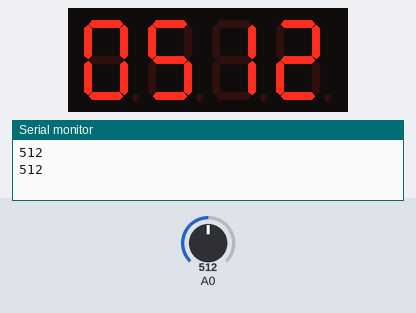
Simulated run of this sketch. Board: Arduino Uno, built with avr-gcc and run on an emulated ATmega328P. Parts: 4-digit seven-segment display, the last lines printed to the serial monitor. Wiring (inferred from the names in the program): 4-digit 7-segment display, segments lit when HIGH: segments pin 2, pin 3, pin 4, pin 5, pin 6, pin 7, pin 8, pin 9; digit selects pin 13, pin 12, pin 11, pin 10. The inputs (shaded band) are chosen by the test bench; at power-on: A0 = 512. The segment pins are drawn as the display they are named for.

Above: at 1.5 s.
1.6 s: A0 set to 306
At 2.9 s:
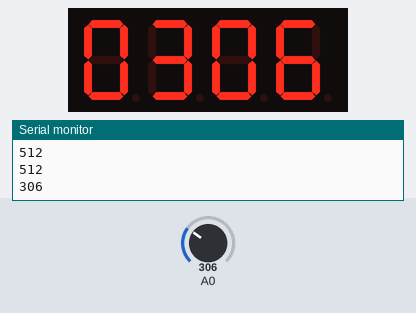
3.9 s: A0 set to 716
At 7.0 s:
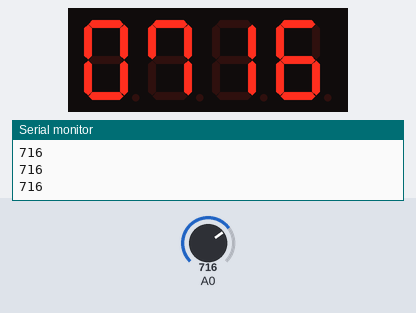
7.5 s: A0 set to 1023
At 10.6 s:
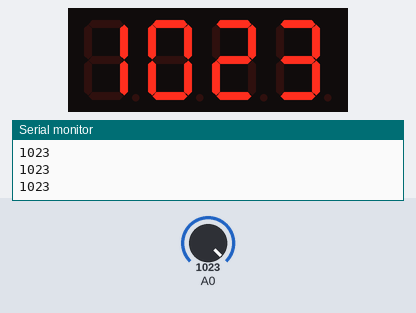
10.9 s: A0 set to 511
At 14.2 s:
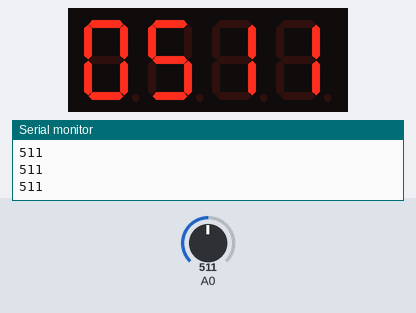
14.5 s: A0 set to 0
At 16.0 s:
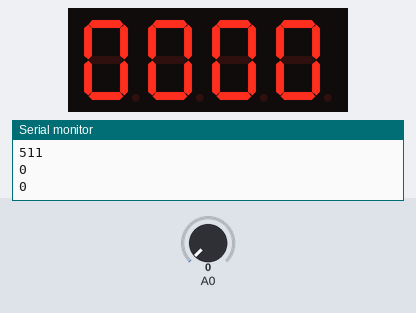
16.3 s: A0 set to 18
At 38.5 s:
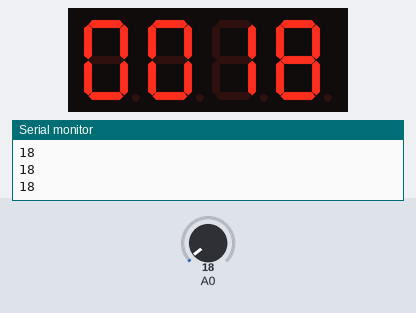

The sketch:

4lettersegment.ino
```cpp
int segPin[8] = {2, 3, 4, 5, 6, 7, 8, 9};
int digPin[4] = {13, 12, 11, 10};
int delayTime = 3;
byte Numbers[10] = {0b11111100, 0b01100000, 0b11011010, 0b11110010, 0b01100110,
0b10110110, 0b10111110, 0b11100100, 0b11111110, 0b11110110};
void displayNumber(int pos, int n) {
// 출력할 자리 찾기
  for (int i=0; i<4; i++) {
    if (digPin[i] == pos) {
      digitalWrite(digPin[i], LOW);
    }
    else {
      digitalWrite(digPin[i], HIGH);
    }
  }
// 8개 세그먼트를 제어해서 원하는 숫자 출력
  for(int i = 0; i < 8; i++){
    byte segment = (Numbers[n] & (0x01 << i)) >> i;
    if(segment == 1){
      digitalWrite(segPin[7 - i], HIGH);
    }
    else {
      digitalWrite(segPin[7 - i], LOW);
    }
  }
  delay(delayTime);
}
void setup() {
  Serial.begin(9600);
  for(int i=0; i<4; i++) {
    pinMode(digPin[i], OUTPUT);
  }
  for(int i=0; i<8; i++) {
    pinMode(segPin[i], OUTPUT);
  }
}
void clearLEDs() {
  for(int i=0; i<4; i++) {
    digitalWrite(digPin[i], LOW);
  }
  for(int i=0; i<8; i++) {
    digitalWrite(segPin[i], LOW);
  }
}
  int n =0;
  int readValue;

void loop() {
  n++;
  if (n % 50 == 1) {
    readValue = analogRead(A0);
    Serial.println(readValue);
  }
  int c[4] = {0, 0, 0, 0};
  c[0] = (readValue/1000);     // 1000의 자리 숫자
  c[1]=(readValue/100)%10; // 100의 자리 숫자
  c[2]=(readValue/10)%10;  // 10의 자리 숫자
  c[3]=readValue%10;        // 1의 자리 숫자
  for (int i=0; i<4; i++) displayNumber(digPin[i],c[i]);
    clearLEDs();
    delay(delayTime);
}
```

Measured:
- after the input at 1.6 s, the display: first differs from a run without the input after 0.76 s (image 1 shows a later state)
- after the input at 3.9 s, the display: first changes after 0.82 s (image 2 shows a later state)
- after the input at 10.9 s, the display: changes after 0.80 s (image 4)
- after the input at 14.5 s, the display: first changes after 0.26 s (image 5 shows a later state)
- after the input at 16.3 s, the display: changes after 0.82 s (image 6)
- what the display in image 2 shows lasts 1.1 s, from 6.2 s to 7.3 s
- what the display in image 4 shows lasts 1.0 s, from 13.4 s to 14.4 s
